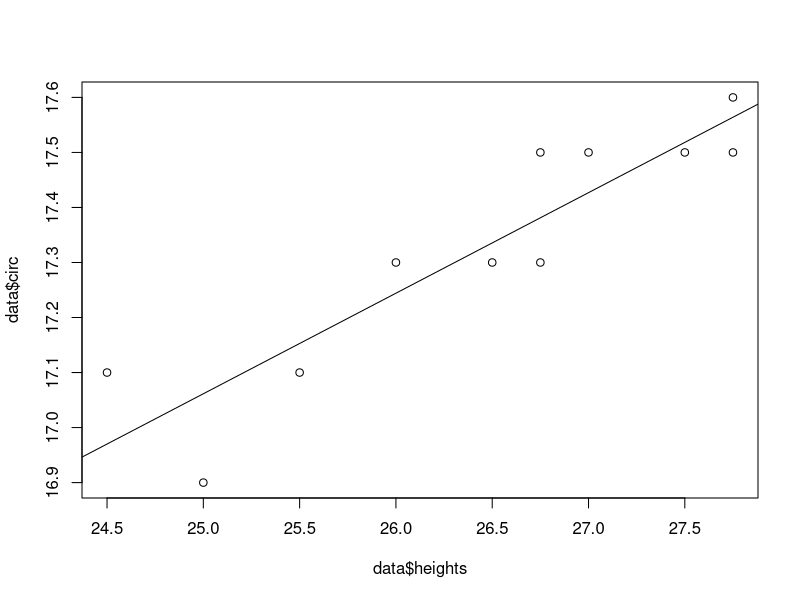
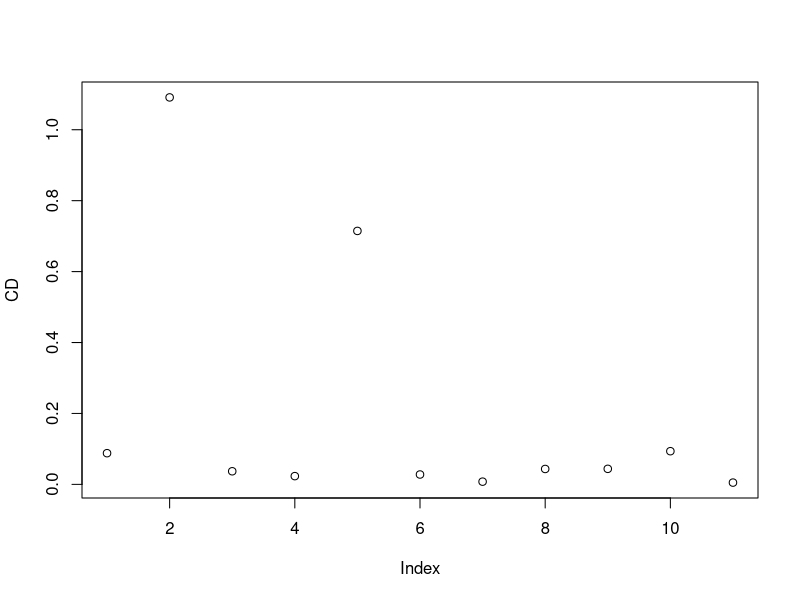
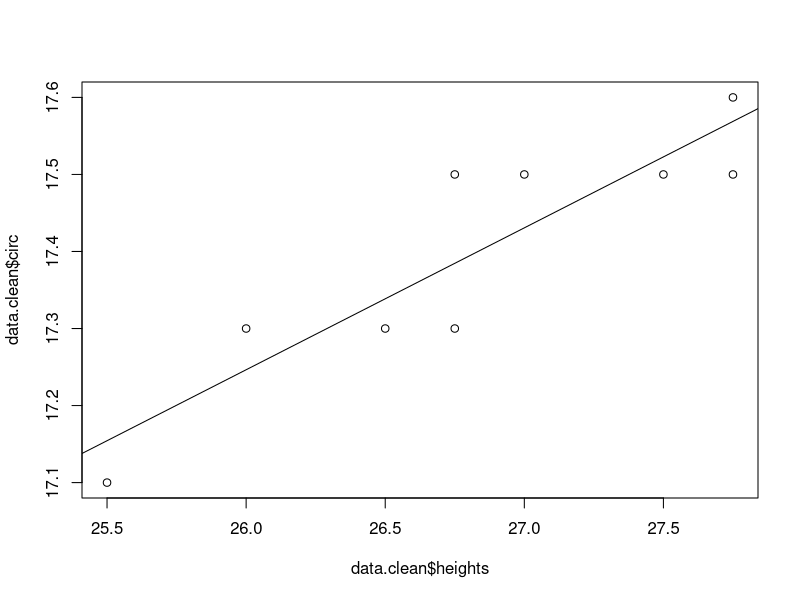
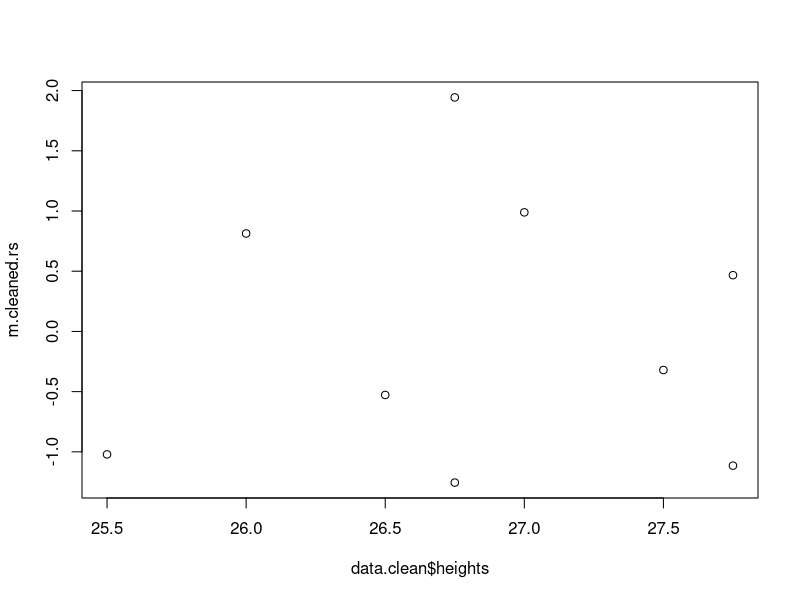
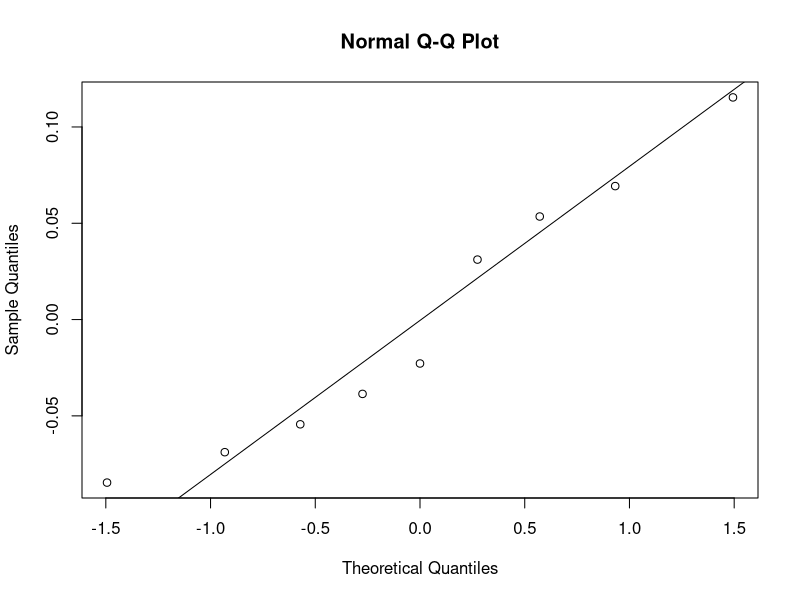
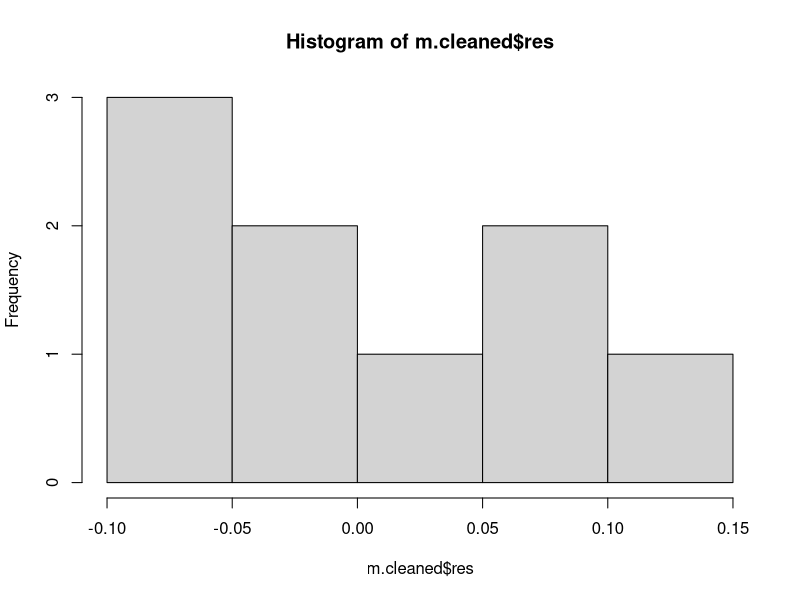
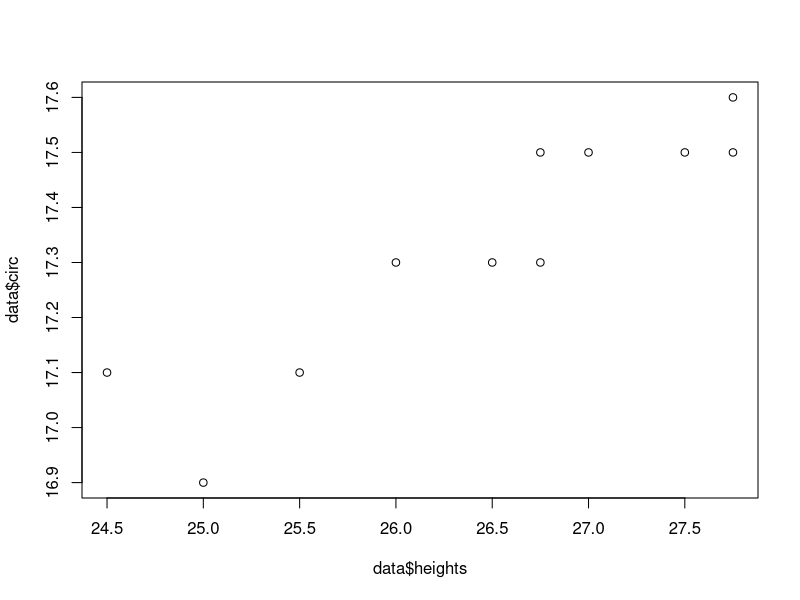
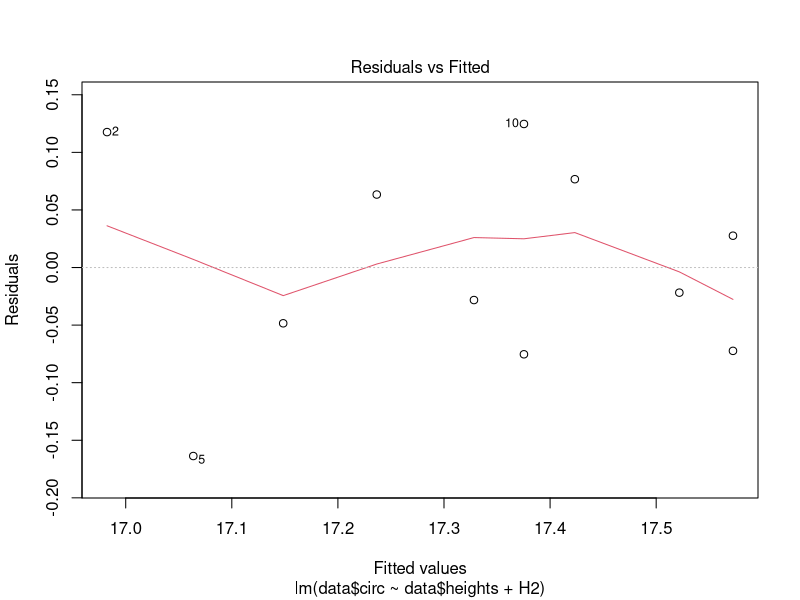

Reproduce these figures in R, in order.
#Create the data structure
heights <- c(27.75, 24.5, 25.5, 26, 25, 27.75, 26.5, 27, 26.75, 26.75, 27.5)
circ <- c(17.5, 17.1, 17.1, 17.3, 16.9, 17.6, 17.3, 17.5, 17.3, 17.5, 17.5)
data <- data.frame(heights, circ)
#Inspect graphically the data
plot(data$heights, data$circ)
#Test the potential linear correlation between heights and circumferences
cor.test(data$circ, data$heights)
#Quantify the relationship
m <- lm(data$circ ~ data$heights)
abline(m)
#Compute the Cook's distance to screen out any outlier
CD <- cooks.distance(m)
plot(CD)
#Remove the suspicious points and make the "clean" data
data.clean <- data[c(-2, -5), ]
#Test the potential linear correlation of the cleaned dataset
cor.test(data.clean$circ, data.clean$heights)
#Quantify the new relationship
m.cleaned <- lm(data.clean$circ ~ data.clean$heights)
plot(data.clean$heights, data.clean$circ)
abline(m.cleaned)

#Check the distribution of residuals
m.cleaned.rs <- rstudent(m.cleaned)
plot(data.clean$heights, m.cleaned.rs)
qqnorm(m.cleaned$res)
qqline(m.cleaned$res)
hist(m.cleaned$res)
#Looking very good!

#Try to fit a quadratic model
plot(data$heights, data$circ)
H2 <- data$heights^2
m2 <- lm (data$circ ~ data$heights+H2)
plot(m2)
